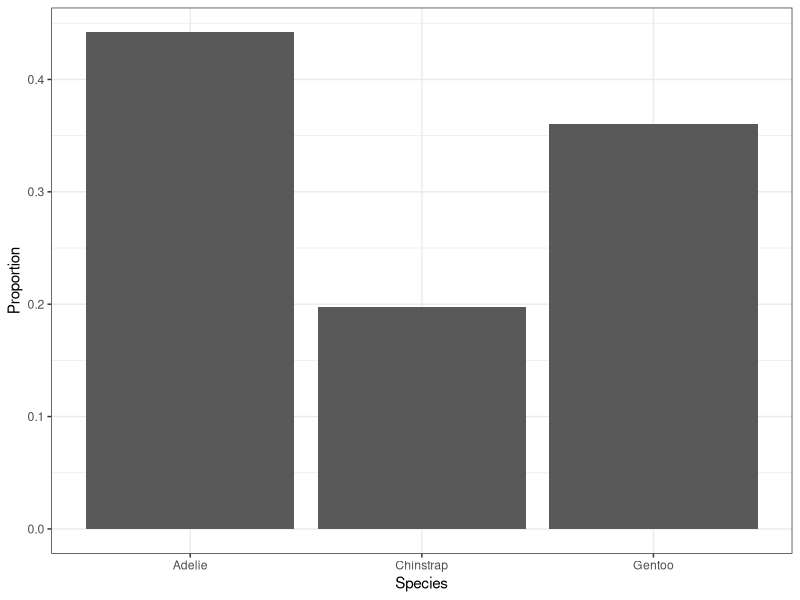
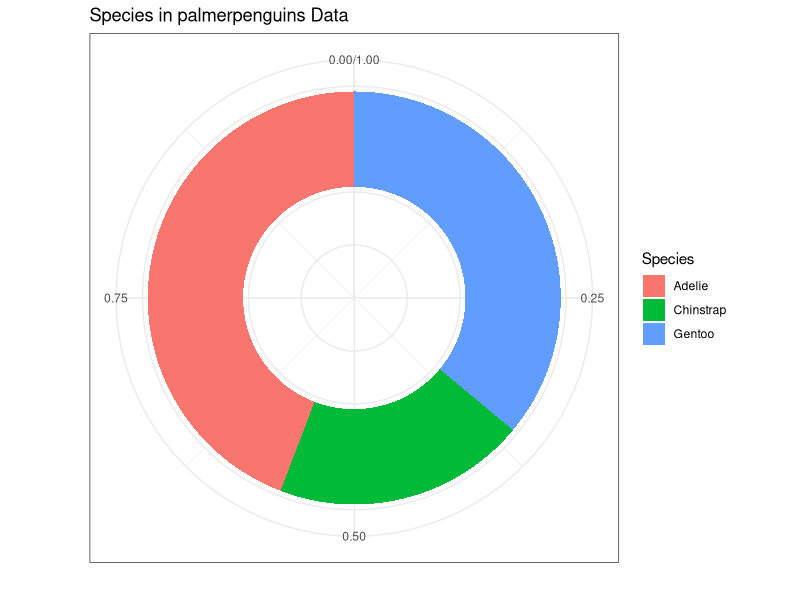
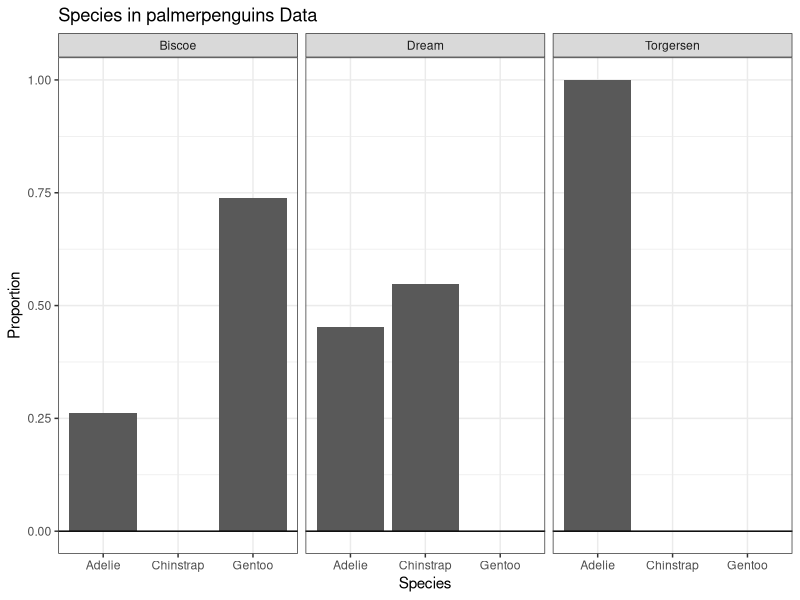
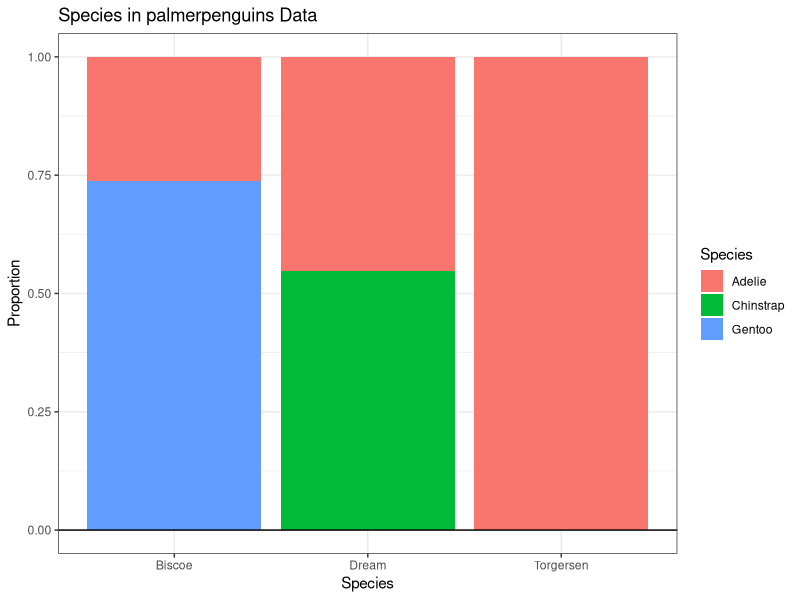
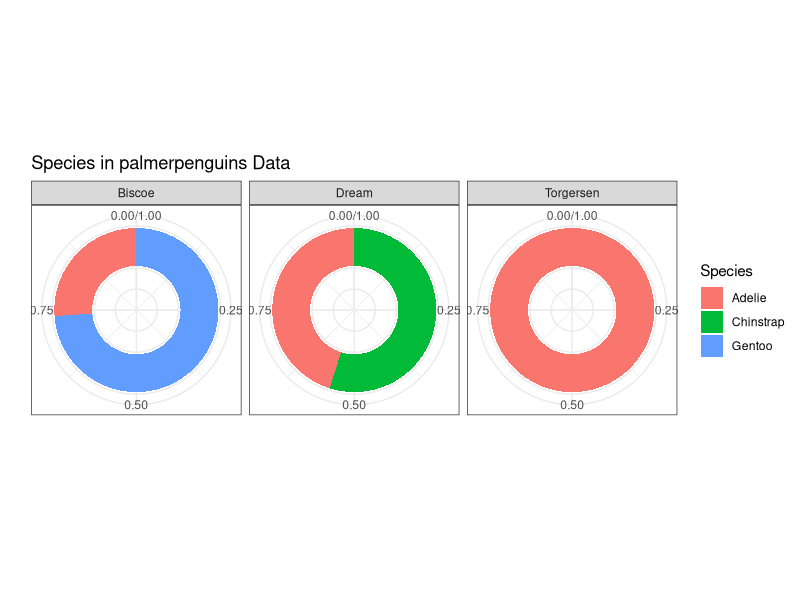
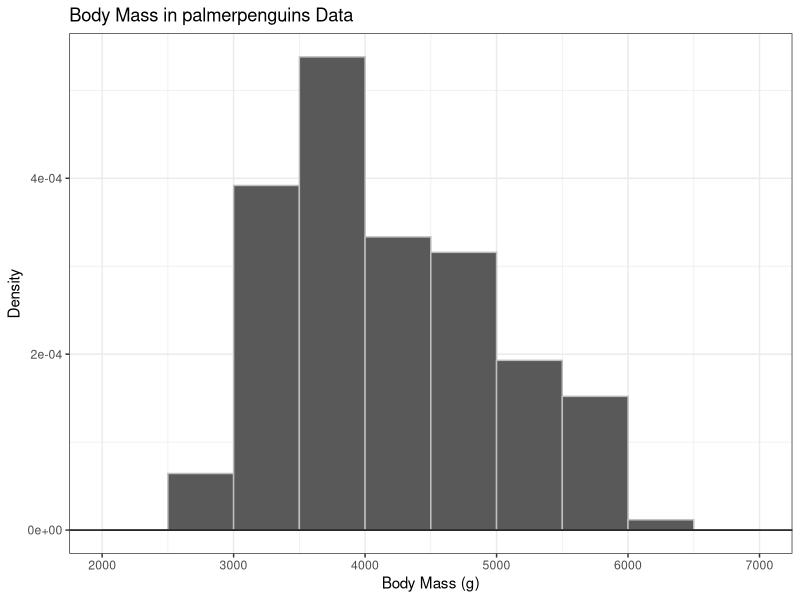
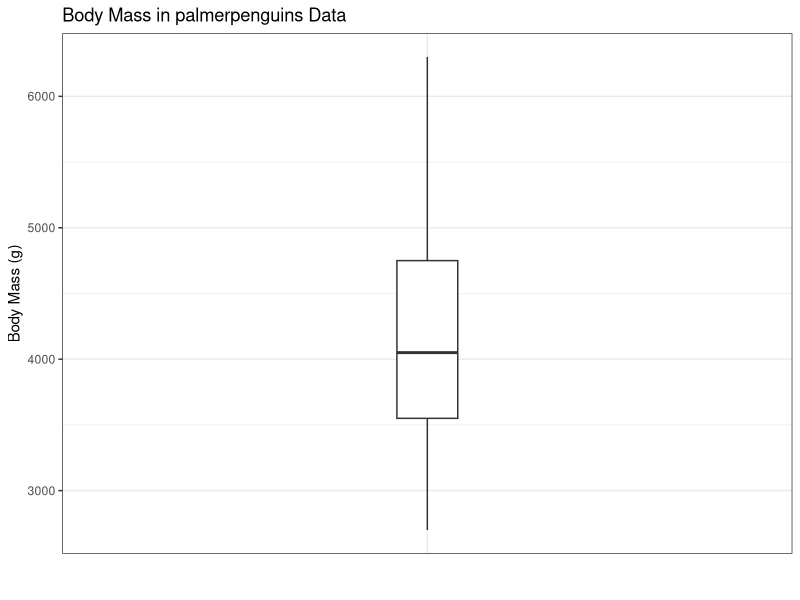
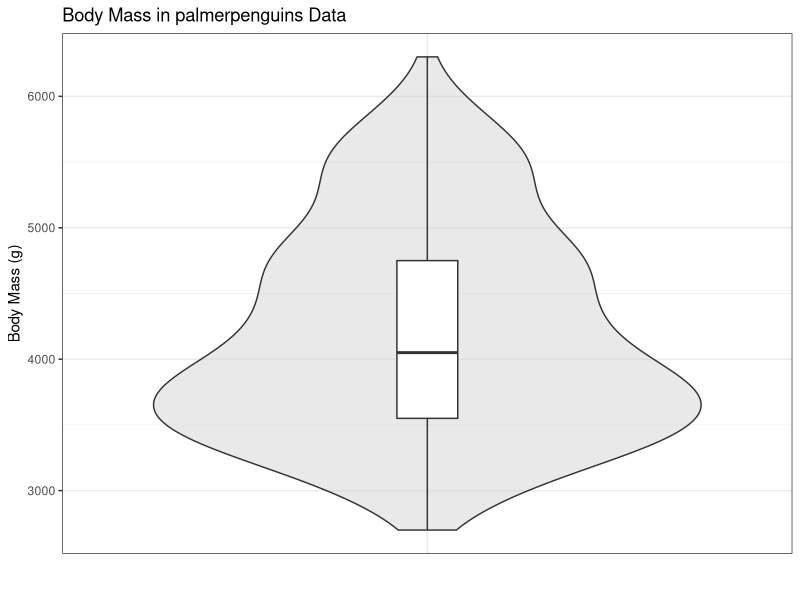

The R script that drew these images, in order:
## ---- chunk 1
#| echo: false

default_chunk_hook  <- knitr::knit_hooks$get("chunk")

latex_font_size <- c("Huge", "huge", "LARGE", "Large", 
                     "large", "normalsize", "small", 
                     "footnotesize", "scriptsize", "tiny")

knitr::knit_hooks$set(chunk = function(x, options) {
  x <- default_chunk_hook(x, options)
  if(options$size %in% latex_font_size) {
    paste0("\n \\", options$size, "\n\n", 
      x, 
      "\n\n \\normalsize"
    )
  } else {
    x
  }
})
knitr::opts_knit$set(root.dir = here::here())
## ---- chunk 2
library(tidyverse)
dat.police = read_csv("Review/BrownIannuzi22.csv")
## ---- chunk 3
colnames(dat.police)
repeats = table(dat.police$masked.ip.id) > 1 # creates a proportion table, where each row keeps track of the number of times that id occurs.
# setting the values to > 1 turns the table into true/false, where true is the repeated ids
not.repeats = names(table(dat.police$masked.ip.id))[-which(repeats)] # gives the not repeated ids
dat.police.cleaned = dat.police |> 
    # Group by ip address
group_by(masked.ip.id) |>
    #Keep observations that occur once 
filter(n() == 1) |> 
    #Ungroup data
ungroup() |>
    # Keep those passing captcha 1
filter(Captcha1 == 1 ) |>
    # Keep those passing captcha 2 
filter(trimws(tolower(Captcha2)) == "cap") |>
    # Keep those who consented
filter(Consent == 1) |>
    # Change treatment into one column and remove those without a treatment 
mutate(Treatment = case_when(!is.na(WhiteSuspect) ~ "White Suspect", !is.na(BlackSuspect) ~ "Black Suspect", TRUE ~ NA_character_)) |>
filter(!is.na(Treatment)) |>
    # Keep those who passed their race attention check
filter( (!is.na(RaceCheck) & (RaceCheck == 1) | 
    (!is.na(RaceCheck_w) & (RaceCheck_w == 1)))
) |>
    # Keep those who said it was ok to use their data or said nothing
filter(UseData == 1 | is.na(UseData)) |>
    # Remove those who did not respond to primary questions 
filter(!(SubjectId %in% c(7603, 6562, 1806)))

dim(dat.police.cleaned)
## ---- chunk 4
dat.police.cleaned2 <- dat.police.cleaned %>%
 mutate(Feminine = . |> dplyr::select(starts_with("Feminine")) |> rowMeans(na.rm=T)) %>%
 mutate(Masculine = . |> dplyr::select(starts_with("Masculine")) |> rowMeans(na.rm=T)) %>%
 mutate(SuspectPain = . |> dplyr::select(starts_with("SuspectPain")) |> rowMeans(na.rm=T)) %>%
 mutate(SuspectFault = . |> dplyr::select(starts_with("SuspectFault")) |> rowMeans(na.rm=T)) %>%
 mutate(OfficerFault = . |> dplyr::select(starts_with("OfficerFault")) |> rowMeans(na.rm=T)) %>%
 mutate(BeneSexism = . |> dplyr::select(starts_with("BeneSexism")) |> rowMeans(na.rm=T)) %>%
 mutate(HostSexism = . |> dplyr::select(starts_with("HostSexism")) |> rowMeans(na.rm=T)) |>
 dplyr::select(Treatment, Masculine, Feminine,
 SuspectPain, SuspectFault, OfficerFault,
 BeneSexism, HostSexism)
## ---- chunk 5
penguins |>
    group_by(species) |>
    summarize(n = n()) |>
    mutate(proportion = n/sum(n))
## ---- chunk 6
ggplot(penguins) +
    geom_bar(aes(x = species, y = after_stat(count/sum(count)))) +
    theme_bw() +
    labs(x = "Species", y = "Proportion")
## ---- chunk 7
ggplot(penguins) + 
    geom_bar(aes(x = 2, 
    y = after_stat(count/sum(count)), # Specify y-axis
    fill = species)) + # Specify fill coloring
    coord_polar("y", start=0) + # Specify a pie chart
    xlim(0.5, 2.5) + # To get a doughnut plot
    theme_bw() + # A cleaner theme
    labs(x = "", # Specify axis labels
    y = "",
    fill = "Species") + # Specify legend labels
    ggtitle("Species in palmerpenguins Data") + # Plot title
    theme(axis.text.y = element_blank(), # Removes y-axis ticks
    axis.ticks.y = element_blank())
## ---- chunk 8
penguins |> # Data to start with
    group_by(island, species) |> # Group by island and species
    summarize(n = n()) |> # Count observations
    group_by(island) |> # Group by island
    mutate(prop = n / sum(n))

conditional.dat <- penguins |> # Data to start with
count(island, species) |> # Count observations
mutate(prop = n / sum(n), .by = island)
## ---- chunk 9
ggplot(conditional.dat) + # Specify Data
    geom_bar(aes(x = species, # Specify x-axis
    y = prop), # Specify y-axis
    stat="identity") + # We gave the statistic
    geom_hline(yintercept = 0)+ # Plot x-axis
    theme_bw() + # A cleaner theme
    labs(x = "Species", # Specify axis labels
    y = "Proportion") +
    ggtitle("Species in palmerpenguins Data") + # Plot title
    facet_wrap(~island) 
## ---- chunk 10
    ggplot(conditional.dat) + 
    geom_bar(aes(x = island, # Specify x-axis
    y = prop, # Specify y-axis
    fill = species), # Specify fill color
    stat="identity") + # We gave the statistic
    geom_hline(yintercept = 0)+ # Plot x-axis
    theme_bw() + # A cleaner theme
    labs(x = "Species", # Specify axis labels
    y = "Proportion",
    fill = "Species") + # Specify legend label
    ggtitle("Species in palmerpenguins Data")
## ---- chunk 11
ggplot(conditional.dat) + # Specify Data
geom_bar(aes(x = 2, # Specify x-axis
y = prop, # Specify y-axis
fill = species), # Specify fill coloring
stat = "identity") +
coord_polar("y", start=0) + # Specify a pie chart
xlim(0.5, 2.5) + # To get a doughnut plot
theme_bw() + # A cleaner theme
labs(x = "", # Specify axis labels
y = "",
fill = "Species") + # Specify legend labels
ggtitle("Species in palmerpenguins Data") + # Plot title
theme(axis.text.y = element_blank(), # Removes y-axis ticks
axis.ticks.y = element_blank()) +
facet_wrap(~ island)
## ---- chunk 12
penguins |>
    drop_na(body_mass) |>
    summarize(
    Mean = mean(body_mass, na.rm = T),
    SD = sd(body_mass, na.rm = T),
    Median = median(body_mass, na.rm = T),
    IQR = IQR(body_mass, na.rm = T),
    Skewness = e1071::skewness(body_mass, na.rm = T),
    "Excess Kurtosis" = e1071::kurtosis(body_mass, na.rm = T)
)
## ---- chunk 13
ggplot(penguins) + # Specify Data
    geom_histogram(aes(x = body_mass, # Specify x-axis
    y = after_stat(density)), # Specify y-axis
    breaks = seq(2000, 7000, 500), # Specify bins
    color = "gray")+
    geom_hline(yintercept = 0)+ # Plot x-axis
    theme_bw() + # A cleaner theme
    labs(x = "Body Mass (g)", # Specify axis labels
    y = "Density") +
    ggtitle("Body Mass in palmerpenguins Data")
## ---- chunk 14
ggplot(penguins) + # Specify Data
    geom_boxplot(aes(x = "", # Specify no grouping
    y = body_mass), # Specify y-axis
    width = 0.1)+
    theme_bw() + # A cleaner theme
    labs(x = "", # Specify axis labels
    y = "Body Mass (g)") +
    ggtitle("Body Mass in palmerpenguins Data") + # Plot title
    theme(axis.ticks.x = element_blank()) 
## ---- chunk 15
ggplot(penguins) + # Specify Data
geom_violin(aes(x = "", # Specify no grouping
y = body_mass), # Specify y-axis
fill = "lightgrey", alpha=0.5) + # A transparent light grey
geom_boxplot(aes(x = "", # Specify no grouping
y = body_mass), # Specify y-axis
width = 0.1)+
theme_bw() + # A cleaner theme
labs(x = "", # Specify axis labels
y = "Body Mass (g)") +
ggtitle("Body Mass in palmerpenguins Data") + # Plot title
theme(axis.ticks.x = element_blank()) 
